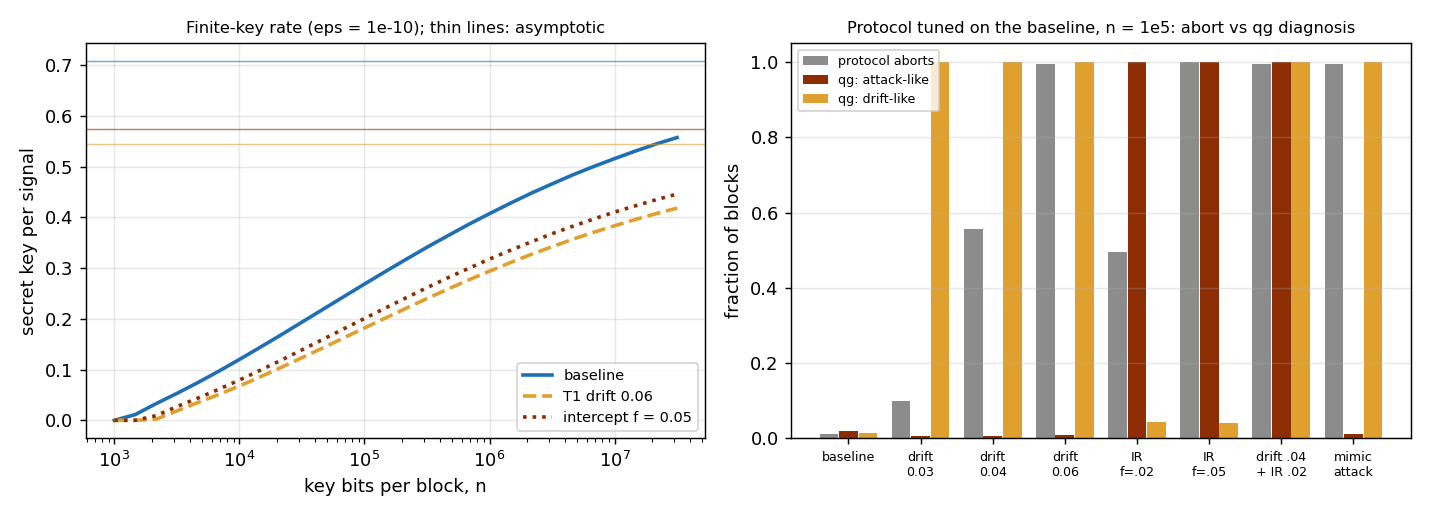

This figure's Python source:
"""
BB84 with finite keys: what a realistic block size costs, and what the qg
diagnosis of §40 adds at those sizes.

Protocol (Tomamichel, Lim, Gisin, Renner, Nat. Commun. 3, 634 (2012)).
The key comes from n sifted bits in one basis (here Z, the basis in which
T1 errors appear), the phase error is estimated from k bits in the other
basis, and the protocol aborts if the test error rate lambda exceeds a
tolerance Q_tol fixed in advance. It is eps-secure with key length

    l = n [1 - h(Q_tol + mu)] - leak_EC - log2( 2 / (eps_sec^2 eps_cor) ),
    mu = sqrt( (n + k)/(n k) * (k + 1)/k * ln(2/eps_sec) ),

leak_EC = xi n h(Q_key) with xi = 1.1, and eps_sec = eps_cor = 5e-11
(eps = 1e-10). With basis probabilities chosen to minimise the number of
signals, M = (sqrt(n) + sqrt(k))^2, and the rate is
r = (1 - eps_rob) l / M, with eps_rob = P(lambda > Q_tol) the abort
probability on the expected channel (exact binomial tail). k and Q_tol
are optimised for each n.

Channel: the §40 model (gamma0 = 0.02, p0 = 0.01, detector e01 = 0.005,
e10 = 0.01): Q_Z = 1.74 %, Q_X = 2.22 % on the baseline.

What qg adds, at no key cost. After error correction and its
verification, Bob holds Alice's key bits, so he knows the four error
counts (0->1, 1->0 on all n key bits; +->-, -->+ on the k test bits)
without disclosing anything; announcing one alarm bit costs at most one
key bit. When a block aborts, its key bits are discarded anyway, so Alice
can announce them and Bob gets the same counts. Two nested likelihood
ratios on the joint model (T1 damping gamma and intercept-resend f, both
free) are computed on these counts:

    attack-like   symmetric (intercept-resend-like) error beyond any T1
    drift-like    T1 beyond the baseline, whatever the attack

each calibrated to 1 % false alarms on the baseline for the same (n, k).
The four counts are the four qg values of §40 (qg(0), qg(1), qg(+),
qg(-)); the drift flag is driven by the T1 witness A_Z = qg(0) + qg(1),
which a symmetric attack leaves unchanged.

Findings (python examples/bb84_finite_key_qg.py):

  1. Finite-key cost. Minimum block size for a positive key, and the
     optimised rate at n = 1e4 ... 1e7 key bits (asymptotic in the last
     column):

                          n_min    1e4    1e5    1e6    1e7    asym
     baseline             1.2e3   0.120  0.268  0.407  0.516  0.707
     T1 drift 0.04        1.6e3   0.091  0.223  0.348  0.446  0.622
     T1 drift 0.06        2.0e3   0.068  0.182  0.294  0.383  0.544
     intercept f = 0.05   1.7e3   0.079  0.201  0.318  0.410  0.575

     A realistic block keeps 17 % (1e4), 38 % (1e5), 58 % (1e6) and 73 %
     (1e7) of the asymptotic rate. T1 drift and a naive attack cost key
     alike: security charges every error to Eve.

  2. The operator's problem. A protocol tuned on the baseline at
     n = 1e5 (k = 7609, Q_tol = 2.67 %) aborts in 1 % of baseline blocks,
     but in 10 %, 56 % and 99.5 % of blocks under T1 drift 0.03, 0.04 and
     0.06, and in 50 % under a naive intercept-resend at f = 0.02. The
     abort alone does not say why.

  3. The qg diagnosis of the same blocks (fraction of 400 blocks):

                                abort   attack-like  drift-like
     baseline                   0.010   0.020        0.015
     T1 drift 0.03              0.100   0.005        1.000
     T1 drift 0.04              0.557   0.005        1.000
     T1 drift 0.06              0.995   0.007        1.000
     intercept f = 0.02         0.495   1.000        0.043
     intercept f = 0.05         1.000   1.000        0.040
     drift 0.04 + intercept .02 0.995   1.000        1.000
     T1-mimicking attack        0.995   0.013        1.000

     At a realistic block size the attribution is essentially exact:
     every drifting block, aborted or not, is flagged as drift and not
     as an attack, and every intercept-resend block is flagged as an
     attack, including the half that did not abort. At n = 1e4 (k = 3353)
     it is already 0.97-1.00 for drift >= 0.04 and intercept f >= 0.02
     (0.81 for drift 0.03).
  4. An attack hidden under drift is caught. The statistics are nested
     likelihood ratios on the joint (gamma, f) model: "attack-like" asks
     for symmetric error beyond ANY T1 drift, "drift-like" for T1 beyond
     the baseline whatever the attack. A small intercept-resend (f = 0.02)
     on a drifting memory (gamma = 0.04) raises both flags in 100 % of
     blocks (97 % at n = 1e4). The one-parameter GLRT of §40 (attack vs
     baseline or pure drift) misses it: 0.5 % attack flags, 99 % "drift".
  5. Early warning. At gamma = 0.03 only 10 % of blocks abort, but the
     drift flag is up in every block, so the memory can be serviced
     before the link stops. A Q_Z trend on the same counts would also
     warn; what qg adds is the attribution (T1-like vs symmetric).

Honest scope. The key length is the standard one: qg does not change
it, and every error is still charged to Eve. An attacker who mimics T1
exactly is flagged as "drift", by construction. The diagnosis costs no
key bits (at most one announced bit per block). Only two error families
(T1 and intercept-resend) are modelled.
"""

import math

import numpy as np
from scipy.stats import binom

import bb84_qg_eve_vs_noise as B

EPS = 1e-10
EPS_SEC = EPS_COR = EPS / 2
XI = 1.1
N_GRID = (1e4, 1e5, 1e6, 1e7)

SCENARIOS = [("baseline", {}), ("T1 drift 0.03", {"gamma": 0.03}), ("T1 drift 0.04", {"gamma": 0.04}),
             ("T1 drift 0.06", {"gamma": 0.06}), ("intercept f = 0.02", {"f": 0.02}),
             ("intercept f = 0.05", {"f": 0.05}), ("drift 0.04 + intercept 0.02", {"gamma": 0.04, "f": 0.02}),
             ("T1-mimicking attack", {"gamma": 0.06})]


def h(x):
    if x <= 0:
        return 0.0
    if x >= 0.5:
        return 1.0
    return -x * math.log2(x) - (1 - x) * math.log2(1 - x)


def mu(n, k, eps_sec=EPS_SEC):
    return math.sqrt((n + k) / (n * k) * (k + 1) / k * math.log(2 / eps_sec))


def key_length(n, k, q_tol, q_key):
    return n * (1 - h(q_tol + mu(n, k))) - XI * n * h(q_key) - math.log2(2 / (EPS_SEC**2 * EPS_COR))


def eps_rob(k, q_test, q_tol):
    return float(binom.sf(math.floor(q_tol * k), int(k), q_test))


def signals(n, k):
    return (math.sqrt(n) + math.sqrt(k)) ** 2


def rate(n, k, q_tol, q_key, q_test):
    ell = key_length(n, k, q_tol, q_key)
    if ell <= 0:
        return 0.0
    return (1 - eps_rob(k, q_test, q_tol)) * ell / signals(n, k)


def asymptotic_rate(q_key, q_test):
    return max(0.0, 1 - h(q_test) - XI * h(q_key))


def optimize(n, q_key, q_test):
    """Best (rate, k, Q_tol) on a grid; k up to n, Q_tol above the expected test error."""
    best = (0.0, None, None)
    for k in np.unique(np.round(np.logspace(2, math.log10(n), 60))):
        for q_tol in q_test + np.linspace(0.0, 0.08, 161):
            r = rate(n, k, q_tol, q_key, q_test)
            if r > best[0]:
                best = (r, int(k), float(q_tol))
    return best


def channel(**kw):
    e = B.error_probabilities(**kw)
    q_z, q_x = B.qber(e)
    return e, q_z, q_x


def n_min(q_key, q_test, lo=1e2, hi=1e7):
    """Smallest n (to ~3 %) with a positive optimised rate."""
    if optimize(hi, q_key, q_test)[0] <= 0:
        return math.inf
    while hi / lo > 1.03:
        mid = math.sqrt(lo * hi)
        if optimize(mid, q_key, q_test)[0] > 0:
            hi = mid
        else:
            lo = mid
    return hi


# --------------------------------------------------------------------- #
# qg diagnosis on post-error-correction counts
# --------------------------------------------------------------------- #
G2 = np.round(np.arange(0.0, 0.2001, 0.0025), 4)
F2 = np.round(np.arange(0.0, 0.3001, 0.0025), 4)
_JOINT = np.array([[B.error_probabilities(gamma=g, f=f) for f in F2] for g in G2])  # (gamma, f, 4)
_I_G0 = int(np.argmin(np.abs(G2 - B.BASE["gamma"])))


def _loglik_grid(kc, nc):
    pr = np.clip(_JOINT, 1e-12, 1 - 1e-12)
    return (kc * np.log(pr) + (nc - kc) * np.log(1 - pr)).sum(axis=-1)


def statistics(kc, nc):
    """Two nested likelihood-ratio statistics on the joint (gamma, f) model:
    attack-like = extra symmetric error beyond any T1 drift (f > 0, gamma free);
    drift-like  = extra T1 beyond the baseline, whatever the attack (gamma free vs gamma0)."""
    ll = _loglik_grid(np.asarray(kc), np.asarray(nc))
    best = ll.max()
    return float(best - ll[:, 0].max()), float(best - ll[_I_G0, :].max())


def block(probs, n, k, rng):
    """Error counts of one block: n key bits (Z), k test bits (X)."""
    nc = np.array([n // 2, n - n // 2, k // 2, k - k // 2])
    return rng.binomial(nc, probs), nc


def calibrate(n, k, reps=400, seed=0):
    rng = np.random.default_rng(seed)
    s = np.array([statistics(*block(B._BASE_PROBS, n, k, rng)) for _ in range(reps)])
    return float(np.quantile(s[:, 0], 0.99)), float(np.quantile(s[:, 1], 0.99))


def diagnose(n=100000, reps=400, seed=1):
    """Tune the protocol on the baseline at this n, then run every scenario."""
    _, q_z, q_x = channel()
    _, k, q_tol = optimize(n, q_z, q_x)
    th = calibrate(n, k, reps)
    rng = np.random.default_rng(seed)
    out = {"k": k, "q_tol": q_tol}
    for name, kw in SCENARIOS:
        probs = B.error_probabilities(**kw)
        ab = at = dr = 0
        for _ in range(reps):
            kc, nc = block(probs, n, k, rng)
            ab += kc[2:].sum() / nc[2:].sum() > q_tol
            sa, sd = statistics(kc, nc)
            at += sa > th[0]
            dr += sd > th[1]
        out[name] = {"abort": ab / reps, "attack": at / reps, "drift": dr / reps}
    return out


def rate_table():
    out = {}
    for name, kw in SCENARIOS:
        _, q_z, q_x = channel(**kw)
        out[name] = {"asym": asymptotic_rate(q_z, q_x), "n_min": n_min(q_z, q_x)}
        for n in N_GRID:
            out[name][n] = optimize(n, q_z, q_x)
    return out


def make_figure(path, diag):
    import matplotlib

    matplotlib.use("Agg")
    import matplotlib.pyplot as plt

    fig, (ax1, ax2) = plt.subplots(1, 2, figsize=(11, 4))
    ns = np.logspace(3, 7.5, 28)
    style = {"baseline": ("#1f6fb2", "-"), "T1 drift 0.06": ("#e0a030", "--"),
             "intercept f = 0.05": ("#8c2d04", ":")}
    for name, (col, ls) in style.items():
        _, q_z, q_x = channel(**dict(SCENARIOS)[name])
        ax1.plot(ns, [optimize(n, q_z, q_x)[0] for n in ns], ls, color=col, lw=2, label=name)
        ax1.axhline(asymptotic_rate(q_z, q_x), color=col, lw=0.8, alpha=0.6)
    ax1.set_xscale("log")
    ax1.set_xlabel("key bits per block, n")
    ax1.set_ylabel("secret key per signal")
    ax1.set_title("Finite-key rate (eps = 1e-10); thin lines: asymptotic", fontsize=9)
    ax1.legend(fontsize=8)
    ax1.grid(alpha=0.3)
    names = [n for n, _ in SCENARIOS]
    short = ["baseline", "drift\n0.03", "drift\n0.04", "drift\n0.06", "IR\nf=.02", "IR\nf=.05", "drift .04\n+ IR .02", "mimic\nattack"]
    x = np.arange(len(names))
    for off, key, col, lab in ((-0.27, "abort", "#8c8c8c", "protocol aborts"),
                               (0.0, "attack", "#8c2d04", "qg: attack-like"),
                               (0.27, "drift", "#e0a030", "qg: drift-like")):
        ax2.bar(x + off, [diag[n][key] for n in names], 0.26, color=col, label=lab)
    ax2.set_xticks(x)
    ax2.set_xticklabels(short, fontsize=7)
    ax2.set_ylabel("fraction of blocks")
    ax2.set_title("Protocol tuned on the baseline, n = 1e5: abort vs qg diagnosis", fontsize=9)
    ax2.legend(fontsize=7)
    ax2.grid(axis="y", alpha=0.3)
    fig.tight_layout()
    fig.savefig(path, dpi=130)


if __name__ == "__main__":
    import sys

    t = rate_table()
    print(f"{'scenario':22s} {'n_min':>8} " + " ".join(f"{n:>8.0e}" for n in N_GRID) + "     asym")
    for name, _ in SCENARIOS:
        r = t[name]
        print(f"{name:22s} {r['n_min']:8.2e} " + " ".join(f"{r[n][0]:8.3f}" for n in N_GRID) + f" {r['asym']:8.3f}")
    for n in (10000, 100000):
        d = diagnose(n)
        print(f"\nn = {n}: tuned k = {d['k']}, Q_tol = {d['q_tol']:.4f}")
        for name, _ in SCENARIOS:
            v = d[name]
            print(f"  {name:22s} abort {v['abort']:.3f}  attack-like {v['attack']:.3f}  drift-like {v['drift']:.3f}")
        if n == 100000 and "--figure" in sys.argv:
            make_figure(__file__.replace(".py", ".png"), d)
